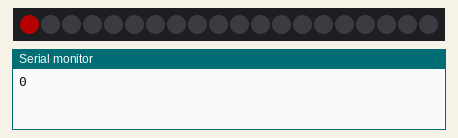
A sketch run on a simulated ESP32. Parts: 20 RGB LEDs in strip order, left to right, the last lines printed to the serial monitor. Dim RGB values are drawn brighter than linear.

Above: at 3.6 s.
At 8.1 s:
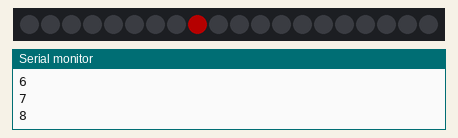
At 12.6 s:
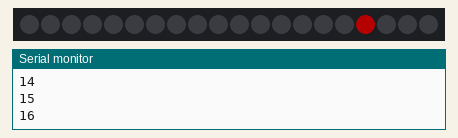
At 21.5 s:
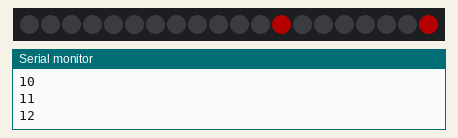
At 29.9 s:
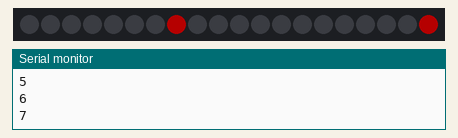
At 39.4 s:
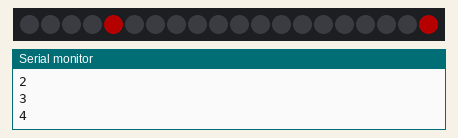

Measured:
- what the display in image 0 shows lasts 0.6 s, from 3.5 s to 4.1 s

The sketch:

ledstrips_minimal.ino
```cpp
#include <FastLED.h>

#define LED_PIN     5
#define NUM_LEDS    20
#define BRIGHTNESS  64
#define LED_TYPE    WS2812
#define COLOR_ORDER GRB
CRGB leds[NUM_LEDS];

#define UPDATES_PER_SECOND 100


void setup() {
  delay( 3000 ); // power-up safety delay
  FastLED.addLeds<LED_TYPE, LED_PIN, COLOR_ORDER>(leds, NUM_LEDS).setCorrection( TypicalLEDStrip );
  FastLED.setBrightness(  BRIGHTNESS );


  Serial.begin(115200);
}

int current = 0;
    void loop() {
            delay(500);

      Serial.println(current);
      leds[current]= CRGB::Red;
      if(current > 0)
      {
              delay(30);
      leds[current - 1]= CRGB::Black;
      }
      delay(30);
      FastLED.show();
      current ++;
      current = current % NUM_LEDS;
    }
```
